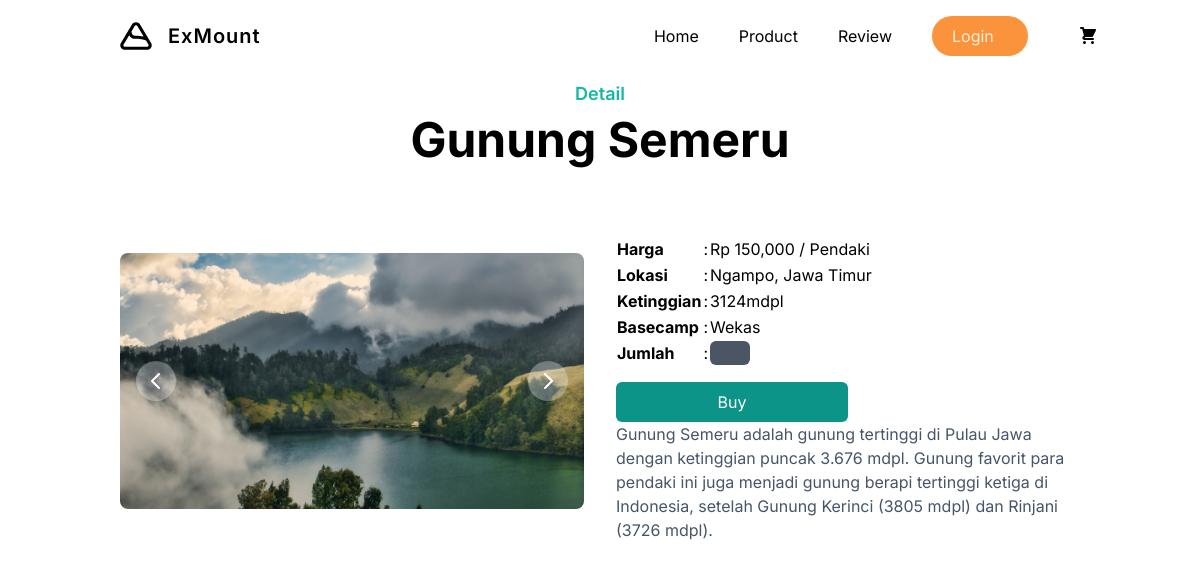
The page /Tailwind/public/detail.php?id=1 on the database its author committed.
### tables this page shows
CREATE TABLE `mount` (
  `id_mount` int(11) NOT NULL,
  `nama_mount` varchar(30) NOT NULL,
  `lokasi_mount` varchar(100) NOT NULL,
  `foto_mount1` varchar(100) NOT NULL,
  `foto_mount2` varchar(100) NOT NULL,
  `foto_mount3` varchar(100) NOT NULL,
  `harga_tiket` int(11) NOT NULL,
  `desk_mount` text NOT NULL
);

### Tailwind/public/detail.php (the view, shortened to what this page needs)
<?php
include 'fungsi.php';
$id_mount = $_GET["id"];
$ambil = $koneksi->query("SELECT * FROM mount WHERE id_mount ='$id_mount'");
$detail = $ambil->fetch_assoc();
?>
<!DOCTYPE html>
<html lang="en">
<head>
    <link rel="stylesheet" href="./css/style.css">
</head>
<body>
    <?php include 'navbar.php'; ?>
    <section class="pt-20">
        <div class="container">
            <div class="w-full px-4">
                <div class="max-w-xl mx-auto text-center">
                    <h4 class="font-semibold text-lg mb-2 text-teal-500">Detail</h4>
                    <h2 class="font-bold text-dark text-3xl sm:text-4xl lg:text-5xl pb-4"><?php echo $detail['nama_mount']; ?></h2>
                </div>
            </div>
            <div class="flex flex-wrap">
                <div class="w-full self-center px-4 lg:w-1/2 my-10">
                    <div id="controls-carousel" class="relative" data-carousel="static">
                        <div class="overflow-hidden relative h-48 rounded-lg sm:h-64 xl:h-80 2xl:h-96">
                            <div class="duration-700 ease-in-out absolute inset-0 transition-all transform translate-x-0 z-20" data-carousel-item="active">
                                <img src="foto_mount/<?php echo $detail['foto_mount2']; ?>" class="block absolute top-1/2 left-1/2 w-full -translate-x-1/2 -translate-y-1/2" alt="...">
                            </div>
                        </div>
                        <button type="button" class="flex absolute top-0 left-0 z-30 justify-center items-center px-4 h-full cursor-pointer group focus:outline-none" data-carousel-prev="">
                            <span class="inline-flex justify-center items-center w-10 h-10 rounded-full bg-white/30 dark:bg-gray-800/30 group-hover:bg-white/50 dark:group-hover:bg-gray-800/60 group-focus:ring-4 group-focus:ring-white dark:group-focus:ring-gray-800/70 group-focus:outline-none">
                                <svg class="w-6 h-6 text-white dark:text-gray-800" fill="none" stroke="currentColor" viewBox="0 0 24 24" xmlns="http://www.w3.org/2000/svg">
                                    <path stroke-linecap="round" stroke-linejoin="round" stroke-width="2" d="M15 19l-7-7 7-7"></path>
                                </svg>
                            </span>
                        </button>
                        <button type="button" class="flex absolute top-0 right-0 z-30 justify-center items-center px-4 h-full cursor-pointer group focus:outline-none" data-carousel-next="">
                            <span class="inline-flex justify-center items-center w-10 h-10 rounded-full bg-white/30 dark:bg-gray-800/30 group-hover:bg-white/50 dark:group-hover:bg-gray-800/60 group-focus:ring-4 group-focus:ring-white dark:group-focus:ring-gray-800/70 group-focus:outline-none">
                                <svg class="w-6 h-6 text-white dark:text-gray-800" fill="none" stroke="currentColor" viewBox="0 0 24 24" xmlns="http://www.w3.org/2000/svg">
                                    <path stroke-linecap="round" stroke-linejoin="round" stroke-width="2" d="M9 5l7 7-7 7"></path>
                                </svg>
                            </span>
                        </button>
                    </div>
                </div>
                <div class="w-full py-10 px-4 lg:w-1/2">
                    <form action="" method="post">
                        <table class="my-4">
                            <tr>
                                <td><b>Harga</b></td>
                                <td>:</td>
                                <td>Rp <?php echo number_format($detail['harga_tiket']); ?> / Pendaki</td>
                            </tr>
                            <tr>
                                <td><b>Lokasi</b></td>
                                <td>:</td>
                                <td><?php echo $detail['lokasi_mount']; ?></td>
                            </tr>
                            <tr>
                                <td><b>Ketinggian</b></td>
                                <td>:</td>
                                <td>3124mdpl</td>
                            </tr>
                            <tr>
                                <td><b>Basecamp</b></td>
                                <td>:</td>
                                <td>Wekas</td>
                            </tr>
                            <tr>
                                <td><b>Jumlah</b></td>
                                <td>:</td>
                                <td>
                                    <input type="number" name="jumlah" id="jumlah" min="1" class="w-10 pl-2 bg-gray-600 rounded-md outline-none">
                                </td>
                        </table>
                        <button name="beli" class="bg-teal-600 text-white p-2 rounded-md hover:opacity-80 w-1/2">Buy</button>
                    </form>
                    <p class="text-slate-600"><?php echo $detail['desk_mount']; ?></p>
                </div>
            </div>
        </div>
    </section>
</body>

### rows shown on the page
mount: nama_mount "Gunung Semeru", foto_mount2 (picture), harga_tiket "150,000", lokasi_mount "Ngampo, Jawa Timur", desk_mount "Gunung Semeru adalah gunung tertinggi di Pulau Jawa dengan ketinggian puncak 3.676 mdpl. Gunung favorit para pendaki ini juga menjadi gunung berapi tertinggi ketiga di Indonesia, setelah Gunung Kerinci (3805 mdpl) dan Rinjani (3726 mdpl)."
